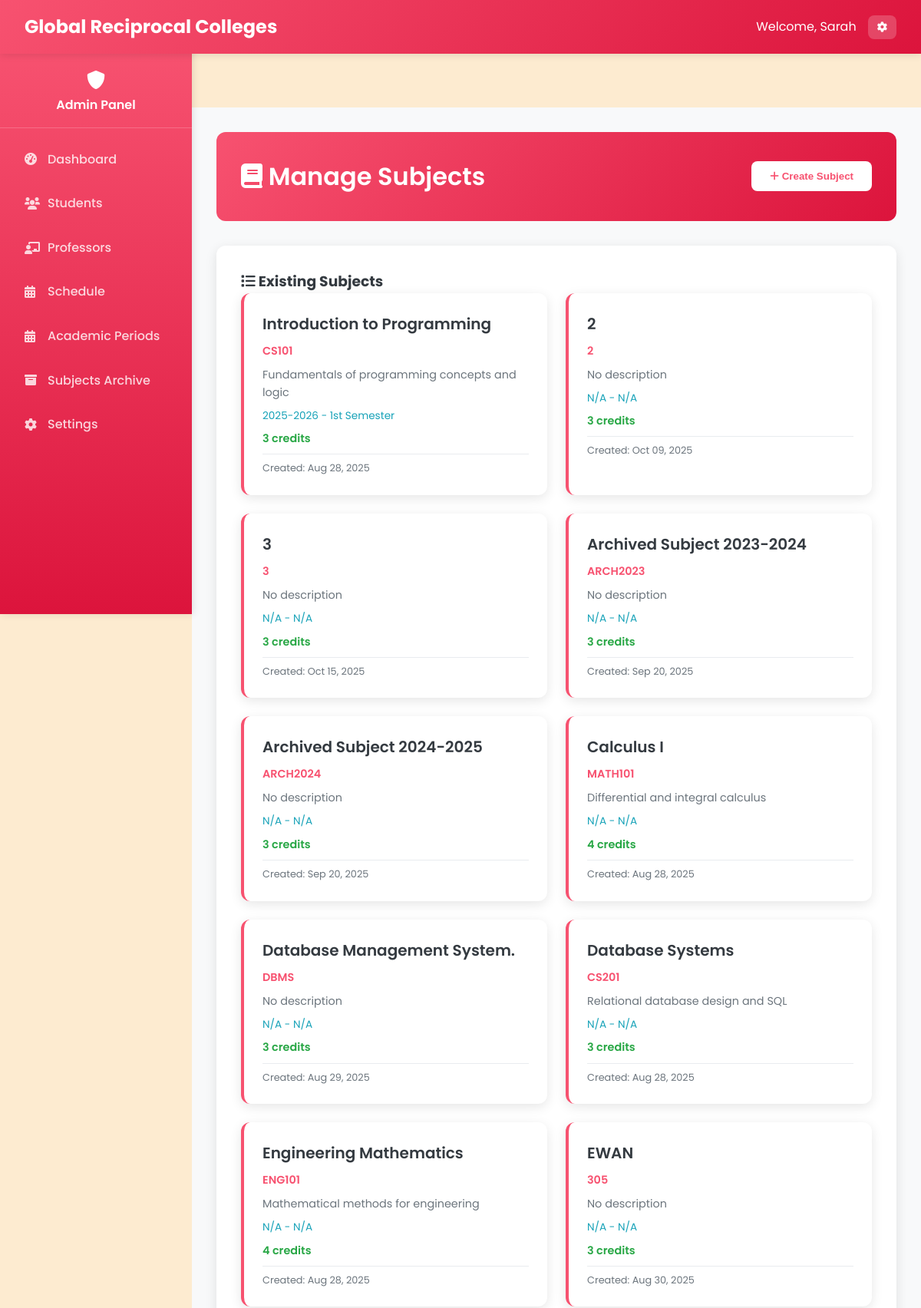
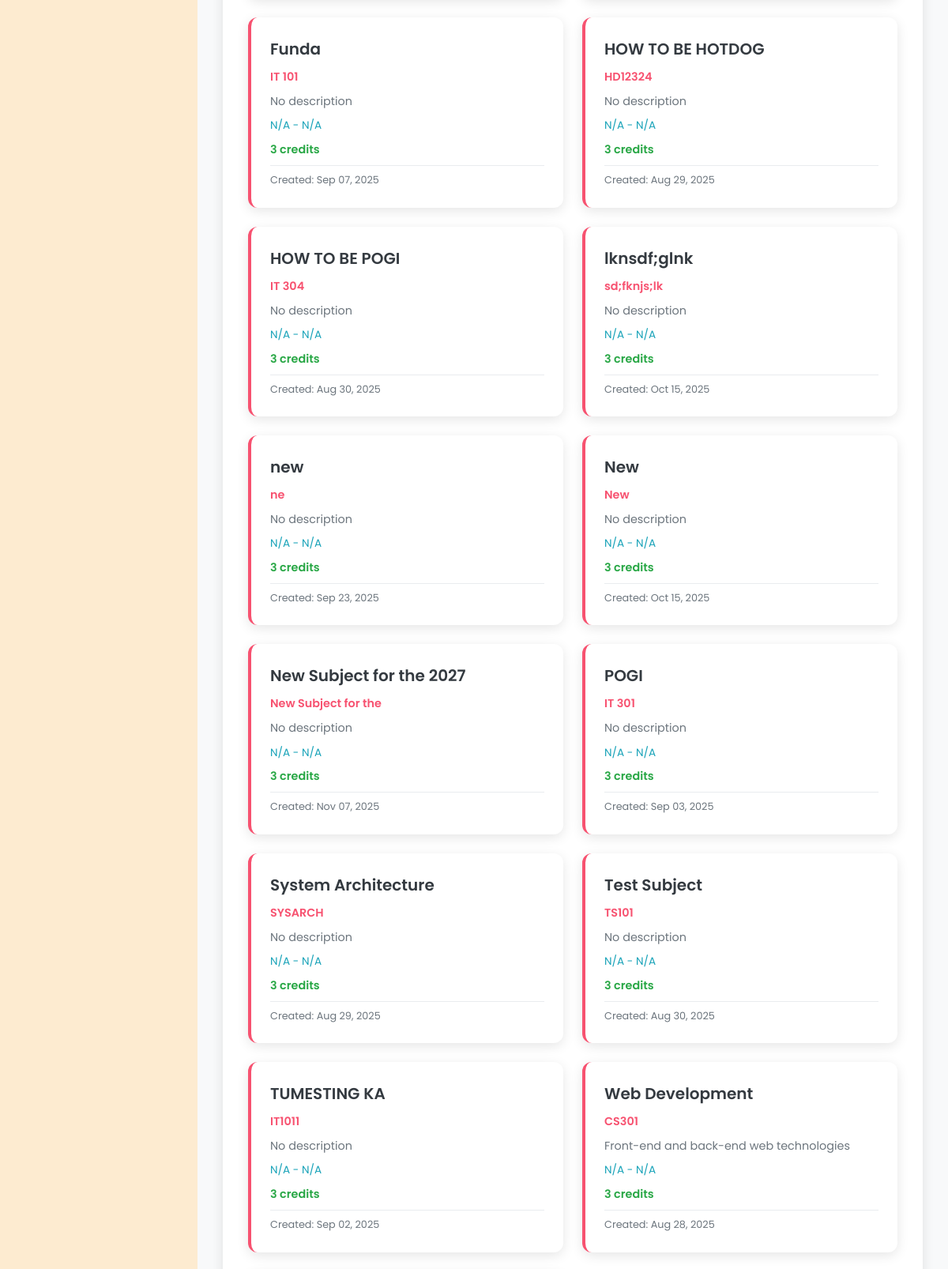
The page /Admin/admin_manage_subjects.php (signed in, upper part) on the database its author committed (2 pictures, top to bottom).
### tables this page shows
CREATE TABLE `subjects` (
  `subject_id` varchar(20) NOT NULL,
  `subject_name` varchar(100) NOT NULL,
  `subject_code` varchar(20) NOT NULL,
  `description` text DEFAULT NULL,
  `credits` int(11) NOT NULL,
  `duration_id` int(11) DEFAULT NULL,
  `created_at` datetime NOT NULL,
  `updated_at` datetime NOT NULL,
  `semester_id` int(11) DEFAULT NULL,
  `school_year_id` int(11) DEFAULT NULL
);

CREATE TABLE `school_years` (
  `id` int(11) NOT NULL,
  `year_label` varchar(20) NOT NULL,
  `status` enum('Active','Archived') DEFAULT 'Active',
  `created_by` varchar(20) DEFAULT NULL,
  `created_at` timestamp NOT NULL DEFAULT current_timestamp(),
  `updated_by` varchar(20) DEFAULT NULL,
  `updated_at` timestamp NOT NULL DEFAULT current_timestamp() ON UPDATE current_timestamp()
);

CREATE TABLE `semesters` (
  `id` int(11) NOT NULL,
  `semester_name` enum('1st Semester','2nd Semester','Summer') NOT NULL,
  `status` enum('Active','Archived') DEFAULT 'Active',
  `created_by` varchar(20) DEFAULT NULL,
  `created_at` timestamp NOT NULL DEFAULT current_timestamp(),
  `updated_by` varchar(20) DEFAULT NULL,
  `updated_at` timestamp NOT NULL DEFAULT current_timestamp() ON UPDATE current_timestamp()
);

### Admin/admin_manage_subjects.php (the view, shortened to what this page needs)
<?php
require_once '../php/db.php';
try {
    $stmt = $pdo->prepare("
        SELECT s.*, sem.semester_name, y.year_label
        FROM subjects s
        LEFT JOIN semesters sem ON s.semester_id = sem.id
        LEFT JOIN school_years y ON s.school_year_id = y.id
        ORDER BY y.year_label DESC, sem.semester_name, s.subject_name
    ");
    $stmt->execute();
    $subjects = $stmt->fetchAll(PDO::FETCH_ASSOC);
} catch (PDOException $e) {
    $error = 'Error fetching subjects: ' . $e->getMessage();
    $subjects = [];
}
?>
<!DOCTYPE html>
<html lang="en">
<head>
    <link rel="stylesheet" href="../css/styles_fixed.css">
    <link rel="stylesheet" href="https://cdnjs.cloudflare.com/ajax/libs/font-awesome/6.0.0/css/all.min.css">
</head>
<body>
    <?php include '../includes/navbar_admin.php'; ?>
    <?php include '../includes/sidebar_admin.php'; ?>
    <main class="main-content">
        <div class="page-header">
            <h1 class="page-title"><i class="fas fa-book"></i> Manage Subjects</h1>
            <button class="btn-create" onclick="toggleCreateForm()">
                <i class="fas fa-plus"></i> Create Subject
            </button>
        </div>
        <div class="content-card">
            <h3><i class="fas fa-list"></i> Existing Subjects</h3>
            <?php if (empty($subjects)): ?>
                <div class="no-data">
                    <p>No subjects found. Create your first subject above.</p>
                </div>
            <?php else: ?>
                <div class="subject-grid">
                    <?php foreach ($subjects as $subject): ?>
                        <div class="subject-card">
                            <div class="subject-title"><?php echo htmlspecialchars($subject['subject_name']); ?></div>
                            <div class="subject-code"><?php echo htmlspecialchars($subject['subject_code']); ?></div>
                            <div class="subject-description">
                                <?php echo htmlspecialchars($subject['description'] ?: 'No description'); ?>
                            </div>
                            <div class="subject-semester">
                                <?php echo htmlspecialchars(($subject['year_label'] ?? 'N/A') . ' - ' . ($subject['semester_name'] ?? 'N/A')); ?>
                            </div>
                            <div class="subject-credits"><?php echo $subject['credits']; ?> credits</div>
                            <div class="subject-meta">
                                Created: <?php echo date('M d, Y', strtotime($subject['created_at'])); ?>
                            </div>
                        </div>
                    <?php endforeach; ?>
                </div>
            <?php endif; ?>
        </div>
    </main>
</body>
</html>

### css/styles_fixed.css (style rules this page uses)
:root { --primary: #F75270; --primary-dark: #DC143C; --primary-light: #F7CAC9; --secondary: #F75270; --accent: #F7CAC9; --light: #FDEBD0; --dark: #343a40; --gray: #6c757d; --light-gray: #F7CAC9; --success: #F7CAC9; --warning: #FDEBD0; --danger: #DC143C; --info: #F75270; }
* { margin: 0; padding: 0; box-sizing: border-box; }
body { font-family: 'Poppins', sans-serif; background-color: var(--light); color: var(--dark); line-height: 1.6; }
.main-content { margin-top: 70px; padding: 2rem; min-height: calc(100vh - 70px); background: var(--light); transition: margin-left 0.3s ease; }
.main-content { margin-left: 250px; margin-top: 70px; padding: 2rem; min-height: calc(100vh - 70px); background: var(--light); transition: margin-left 0.3s ease, padding 0.3s ease; }

### Admin/admin_manage_subjects.php (style rules this page uses)
:root { --primary: #F75270; --primary-dark: #DC143C; --primary-light: #F7CAC9; --secondary: #F75270; --accent: #F7CAC9; --light: #FDEBD0; --dark: #343a40; --gray: #6c757d; --light-gray: #F7CAC9; --success: #28a745; --warning: #ffc107; --danger: #dc3545; --info: #17a2b8; }
.main-content { margin-left: 250px; padding: 2rem; background: #f8f9fa; min-height: 100vh; }
.page-header { background: linear-gradient(135deg, var(--primary) 0%, var(--primary-dark) 100%); color: white; padding: 2rem; border-radius: 12px; margin-bottom: 2rem; display: flex; justify-content: space-between; align-items: center; }
.page-title { font-size: 2rem; font-weight: 600; margin: 0; }
.btn-create { background: white; color: var(--primary); border: none; padding: 0.75rem 1.5rem; border-radius: 8px; font-weight: 600; cursor: pointer; transition: all 0.3s ease; }
.content-card { background: white; border-radius: 12px; box-shadow: 0 4px 15px rgba(0, 0, 0, 0.1); padding: 2rem; margin-bottom: 2rem; }
.subject-grid { display: grid; grid-template-columns: repeat(auto-fill, minmax(350px, 1fr)); gap: 1.5rem; }
.subject-card { background: white; border-radius: 12px; box-shadow: 0 4px 15px rgba(0, 0, 0, 0.1); padding: 1.5rem; border-left: 4px solid var(--primary); transition: all 0.3s ease; }
.subject-title { font-size: 1.25rem; font-weight: 600; color: var(--dark); margin-bottom: 0.5rem; }
.subject-code { font-size: 0.9rem; color: var(--primary); font-weight: 600; margin-bottom: 0.5rem; }
.subject-description { font-size: 0.9rem; color: var(--gray); margin-bottom: 0.5rem; }
.subject-semester { font-size: 0.85rem; color: var(--info); margin-bottom: 0.5rem; }
.subject-credits { font-size: 0.9rem; color: var(--success); font-weight: 600; }
.subject-meta { font-size: 0.8rem; color: var(--gray); margin-top: 0.5rem; border-top: 1px solid #e9ecef; padding-top: 0.5rem; }

### includes/sidebar_admin.php (style rules this page uses)
.main-content { margin-left: 250px; padding: 2rem; width: calc(100% - 250px); box-sizing: border-box; }

### rows shown on the page
subjects: subject_name "Introduction to Programming", subject_code "CS101", description "Fundamentals of programming concepts and logic", school_year.semester_name "2025-2026 - 1st Semester", credits "3", created_at "Aug 28, 2025"
subjects: subject_name "2", subject_code "2", description "No description", semester_name "N/A - N/A", credits "3", created_at "Oct 09, 2025"
subjects: subject_name "3", subject_code "3", description "No description", semester_name "N/A - N/A", credits "3", created_at "Oct 15, 2025"
subjects: subject_name "Archived Subject 2023-2024", subject_code "ARCH2023", description "No description", semester_name "N/A - N/A", credits "3", created_at "Sep 20, 2025"
subjects: subject_name "Archived Subject 2024-2025", subject_code "ARCH2024", description "No description", semester_name "N/A - N/A", credits "3", created_at "Sep 20, 2025"
subjects: subject_name "Calculus I", subject_code "MATH101", description "Differential and integral calculus", semester_name "N/A - N/A", credits "4", created_at "Aug 28, 2025"
subjects: subject_name "Database Management System.", subject_code "DBMS", description "No description", semester_name "N/A - N/A", credits "3", created_at "Aug 29, 2025"
subjects: subject_name "Database Systems", subject_code "CS201", description "Relational database design and SQL", semester_name "N/A - N/A", credits "3", created_at "Aug 28, 2025"
subjects: subject_name "Engineering Mathematics", subject_code "ENG101", description "Mathematical methods for engineering", semester_name "N/A - N/A", credits "4", created_at "Aug 28, 2025"
subjects: subject_name "EWAN", subject_code "305", description "No description", semester_name "N/A - N/A", credits "3", created_at "Aug 30, 2025"
subjects: subject_name "Funda", subject_code "IT 101", description "No description", semester_name "N/A - N/A", credits "3", created_at "Sep 07, 2025"
subjects: subject_name "HOW TO BE HOTDOG", subject_code "HD12324", description "No description", semester_name "N/A - N/A", credits "3", created_at "Aug 29, 2025"
subjects: subject_name "HOW TO BE POGI", subject_code "IT 304", description "No description", semester_name "N/A - N/A", credits "3", created_at "Aug 30, 2025"
subjects: subject_name "lknsdf;glnk", subject_code "sd;fknjs;lk", description "No description", semester_name "N/A - N/A", credits "3", created_at "Oct 15, 2025"
subjects: subject_name "new", subject_code "ne", description "No description", semester_name "N/A - N/A", credits "3", created_at "Sep 23, 2025"
subjects: subject_name "New", subject_code "New", description "No description", semester_name "N/A - N/A", credits "3", created_at "Oct 15, 2025"
subjects: subject_name "New Subject for the 2027", subject_code "New Subject for the", description "No description", semester_name "N/A - N/A", credits "3", created_at "Nov 07, 2025"
subjects: subject_name "POGI", subject_code "IT 301", description "No description", semester_name "N/A - N/A", credits "3", created_at "Sep 03, 2025"
subjects: subject_name "System Architecture", subject_code "SYSARCH", description "No description", semester_name "N/A - N/A", credits "3", created_at "Aug 29, 2025"
subjects: subject_name "Test Subject", subject_code "TS101", description "No description", semester_name "N/A - N/A", credits "3", created_at "Aug 30, 2025"
subjects: subject_name "TUMESTING KA", subject_code "IT1011", description "No description", semester_name "N/A - N/A", credits "3", created_at "Sep 02, 2025"
subjects: subject_name "Web Development", subject_code "CS301", description "Front-end and back-end web technologies", semester_name "N/A - N/A", credits "3", created_at "Aug 28, 2025"

### other values the page prints
$_SESSION['first_name'] "Sarah"
